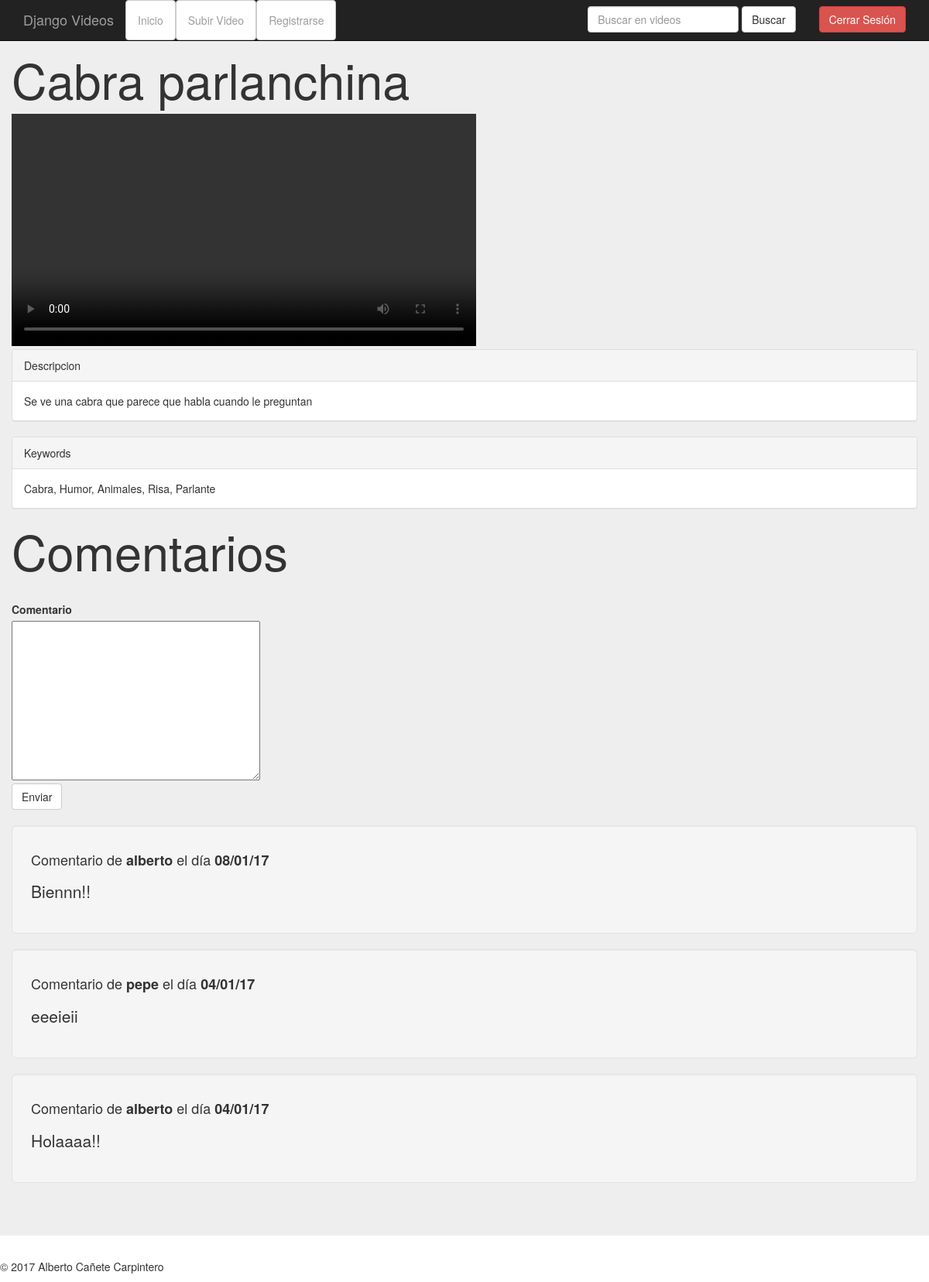
The page /ver/3/ (signed in) on the database its author committed.
### video/models.py (models this page shows, shortened)
class Video(models.Model):
	titulo_video = models.CharField(max_length = 100, verbose_name = 'Titulo ', help_text = "Titulo ")
	descripcion_video = models.TextField(help_text = 'Descripcion ', verbose_name = 'Descripcion ')
	keywords_video = models.TextField(verbose_name = "Palabras de referencia", help_text = "Palabras de referencia")
	usuario_video = models.ForeignKey(User, verbose_name = 'Usuario ')
	archivo_video = models.FileField(upload_to = 'videos', help_text = "Seleccione un archivo", verbose_name = "Seleccione un archivo")
	fecha_video = models.DateTimeField(auto_now = True)
	privacidad_video = models.BooleanField(verbose_name = "Privado", default = False, help_text = "Privado")

class Comentario(models.Model):
	video_comentario = models.ForeignKey(Video)
	texto_comentario = models.TextField(help_text = 'Comentario', verbose_name = "Comentario")
	usuario_comentario = models.ForeignKey(User, verbose_name = 'Autor')
	fecha_comentario = models.DateTimeField(auto_now=True, verbose_name= 'Fecha del Comentario')

### video/views.py (the view)
# urls.py: url(r'^ver/(?P<id_video>.*)/$',views.verVideo),
def verVideo(request,id_video):
    video=get_object_or_404(models.Video, pk=id_video)
    comentarios=models.Comentario.objects.filter(video_comentario=video).order_by("fecha_comentario").reverse()
    formulario=forms.nuevoComentario(request.POST or None)
    if formulario.is_valid():
        usuario=get_object_or_404(models.User,pk=request.POST['id_usuario'])
        nuevoV=formulario.save(commit=False)
        nuevoV.video_comentario=video
        nuevoV.usuario_comentario=usuario
        nuevoV.save()
    return render(request,'verVideo.html',{'idvideo':id_video,'titulo':"Mostrar video",'video':video,'comentarios':comentarios,'formulario':formulario})

### video/forms.py
class nuevoComentario(forms.ModelForm):
    class Meta:
        model= models.Comentario
        fields= ('texto_comentario',)

### video/templates/verVideo.html (shortened to what this page needs)
{% extends "esqueleto.html" %}
{% block contenido %}
<h1>{{video.titulo_video}}</h1>
<video width="600" src="{{MEDIA_URL}}{{video.archivo_video}}" controls></video>
<div class="panel panel-default">
  <div class="panel-heading">Descripcion</div>
  <div class="panel-body">
    {{video.descripcion_video}}
  </div>
</div>
<div class="panel panel-default">
  <div class="panel-heading">Keywords</div>
  <div class="panel-body">
    {{video.keywords_video}}
  </div>
</div>
{% if user.is_authenticated %}
<h1>Comentarios</h1>
<form action="/ver/{{idvideo}}/" method="post">
{% for i in formulario %}
<br><label>{{i.label}}</label><br>{{i}}
{% endfor %}
<input type="hidden" value="{{user.id}}" name="id_usuario"><br>
<input type="submit" value="Enviar" class="btn btn-default"><br><br>
</form>
{% endif %}
{% for i in comentarios %}
<div class="well well-lg">
  <h4>Comentario de <label>{{i.usuario_comentario}}</label> el d&iacute;a <label>{{i.fecha_comentario|date:"d/m/y"}}</label></h4>
<p>{{i.texto_comentario}}</p>
</div>
{% endfor %}
{% endblock %}

### rows shown on the page
Video: titulo_video "Cabra parlanchina", descripcion_video "Se ve una cabra que parece que habla cuando le preguntan", keywords_video "Cabra, Humor, Animales, Risa, Parlante"
Comentario: usuario_comentario "alberto", fecha_comentario "08/01/17", texto_comentario "Biennn!!"
Comentario: usuario_comentario "pepe", fecha_comentario "04/01/17", texto_comentario "eeeieii"
Comentario: usuario_comentario "alberto", fecha_comentario "04/01/17", texto_comentario "Holaaaa!!"

### other values the page prints
{{ i.label }} "Comentario"
